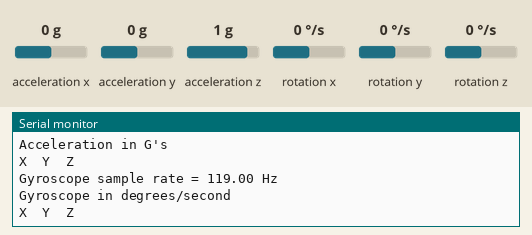
The program below on a simulated Arduino Nano 33 BLE. On the bench: the last lines printed to the serial monitor. Inputs (shaded band) come from the test bench; at power-on: acceleration z 1 g, acceleration x 0 g, acceleration y 0 g, rotation x 0 °/s, rotation y 0 °/s, rotation z 0 °/s.

Above: at 1.2 s.
1.3 s: acceleration z set to -1.4 g
At 2.3 s:
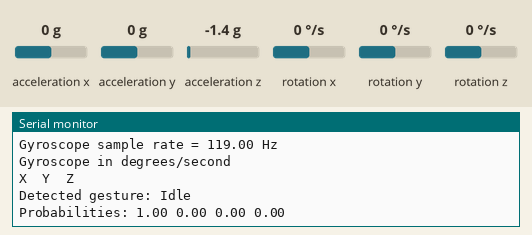
3.0 s: acceleration x set to -1.4 g
At 3.7 s:
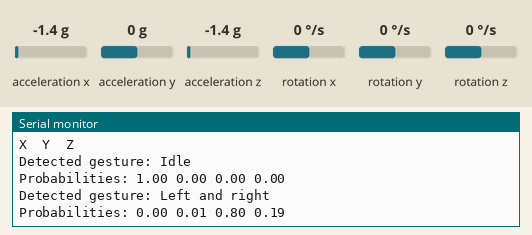
6.0 s: acceleration y set to -1.4 g
At 7.6 s:
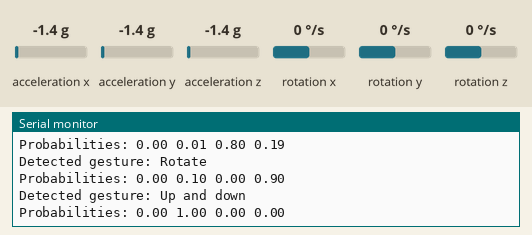
Timing chart, 0 to 9.1 s (numbered marks = the images above; inputs shaded):
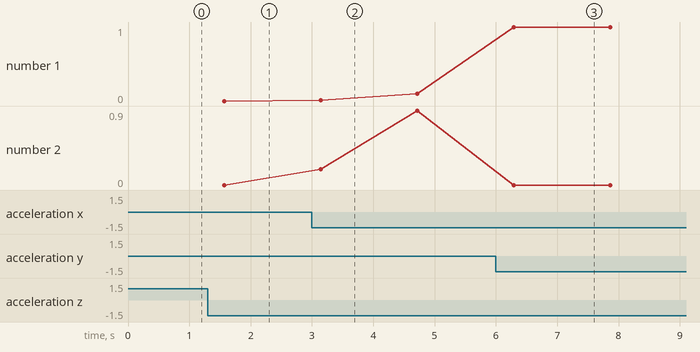

Measured:
- after the input at 3.0 s, the serial monitor: prints a new line after 0.15 s (image 2)
- after the input at 6.0 s, the serial monitor: prints a new line after 0.29 s (image 3)
- plotted number 1: 0 → 0.1 after the input at 3.0 s, 0.1 → 1 after the input at 6.0 s
- plotted number 2: 0 → 0.9 after the input at 3.0 s

The program:

main.cpp
```cpp
#include <Arduino.h>
#include <Arduino_LSM9DS1.h>
#include "neuton.h"

enum Target {
  TARGET_IDLE,
  TARGET_UP_AND_DOWN,
  TARGET_LEFT_AND_RIGHT,
  TARGET_ROTATE
};

#define NUM_SAMPLES       600
#define GESTURE_TARGET    TARGET_ROTATE

typedef struct {
  float acc_x;
  float acc_y;
  float acc_z;
  float gyro_x;
  float gyro_y;
  float gyro_z;
} vector_t;

vector_t data[NUM_SAMPLES];

int i = 0;
int gesture_count = 0;

// Function prototypes
void save_acc_data(float x, float y, float z);
void save_gyro_data(float x, float y, float z);

void setup() {
  // put your setup code here, to run once:

  // Initialize Serial
  Serial.begin(115200);
  while (!Serial)
    ;
  Serial.println("Started");

  // Initialize IMU
  if (!IMU.begin())
  {
    Serial.println("Failed to initialize IMU!");
    while (1)
      ;
  }

  Serial.print("Accelerometer sample rate = ");
  Serial.print(IMU.accelerationSampleRate());
  Serial.println(" Hz");
  Serial.println();
  Serial.println("Acceleration in G's");
  Serial.println("X\tY\tZ");

  Serial.print("Gyroscope sample rate = ");
  Serial.print(IMU.gyroscopeSampleRate());
  Serial.println(" Hz");
  Serial.println();
  Serial.println("Gyroscope in degrees/second");
  Serial.println("X\tY\tZ");
}

void loop() {
  // put your main code here, to run repeatedly:

  // IMU variables
  float x, y, z;

  // Read IMU
  if (IMU.accelerationAvailable() && IMU.gyroscopeAvailable()) {
    // Read accelerometer
    IMU.readAcceleration(x, y, z);

    // Save accelerometer data
    save_acc_data(x, y, z);

    // Read gyroscope
    IMU.readGyroscope(x, y, z);

    // Save gyroscope data
    save_gyro_data(x, y, z);

    i++;
    if(i == NUM_SAMPLES) {
      /* Set model input */
      if (neuton_model_set_inputs((input_t*)data) == 0)
      {
        uint16_t predictedClass;
        float *probabilities;
        /* Run inference */
        if (neuton_model_run_inference(&predictedClass, &probabilities) == 0)
        {
          // code for handling prediction result
          Serial.print("Detected gesture: ");
          if(predictedClass == 0) {
            Serial.println("Idle");
          } else if(predictedClass == 1) {
            Serial.println("Up and down");
          } else if(predictedClass == 2) {
            Serial.println("Left and right");
          } else {
            Serial.println("Rotate");
          }
          Serial.print("Probabilities: ");
          for (int j = 0; j < neuton_model_outputs_count(); j++)
          {
            Serial.print(probabilities[j]);
            Serial.print(" ");
          }
          Serial.println();
        }
      }
      i = 0;
    }
  }
}

void save_acc_data(float x, float y, float z) {
  data[i].acc_x = x;
  data[i].acc_y = y;
  data[i].acc_z = z;
}

void save_gyro_data(float x, float y, float z) {
  data[i].gyro_x = x;
  data[i].gyro_y = y;
  data[i].gyro_z = z;
}
```

neuton.h
```cpp
#ifndef NEUTON_H
#define NEUTON_H

#include <stdint.h>
#include "model.h"

#ifdef __cplusplus
extern "C"
{
#endif


#if (NEUTON_MODEL_HEADER_VERSION < 3)
typedef float input_t;
#endif

///
/// \brief Get element count of array that you should pass to neuton_model_set_inputs() function
/// \return Array elements count
///
uint16_t neuton_model_inputs_count();

///
/// \brief Set input values
/// \param inputs - input_t[] array of neuton_model_inputs_count() elements
/// \return Zero if model ready for prediction. Result < 0 indicates error, result > 0 - model not ready for prediction.
///
int8_t neuton_model_set_inputs(input_t* inputs);

///
/// \brief Reset input values
///
void neuton_model_reset_inputs();

///
/// \brief Get element count of array that neuton_model_run_inference() returns
/// \return Array elements count
///
uint16_t neuton_model_outputs_count();

///
/// \brief Make a prediction
/// \param index - pointer to predicted class variable (binary/multi classification). Can be NULL.
/// \param outputs - float[] array of neuton_model_outputs_count() elements, contains predicted target variable
///                  (for regression task) or probabilities of each class (binary/multi classification).
/// \return Zero on successful prediction. Result > 0 - model not ready for prediction.
///
int8_t neuton_model_run_inference(uint16_t* index, float** outputs);

///
/// \brief Task types
///
typedef enum
{
	TASK_MULTICLASS_CLASSIFICATION = 0,
	TASK_BINARY_CLASSIFICATION     = 1,
	TASK_REGRESSION                = 2
}
TaskType;

///
/// \brief Get task type
/// \return Task type value
///
TaskType neuton_model_task_type();

///
/// \brief Get model quantization level
/// \return Quantization level (possible values: 8, 16, 32)
///
uint8_t neuton_model_quantization_level();

///
/// \brief Get float support flag
/// \return Flag value (possible values: 0, 1)
///
uint8_t neuton_model_float_calculations();

///
/// \brief Get model neurons count
/// \return Neurons count
///
uint16_t neuton_model_neurons_count();

///
/// \brief Get model weights count
/// \return Weights count
///
uint32_t neuton_model_weights_count();

///
/// \brief Get element count of input normalization array
/// \return Array elements count
///
uint16_t neuton_model_inputs_limits_count();

///
/// \brief Get window size
/// \return Window size
///
uint16_t neuton_model_window_size();

///
/// \brief Get model RAM usage
/// \return RAM usage in bytes
///
uint32_t neuton_model_ram_usage();

///
/// \brief Get model size
/// \return Model size without meta information
///
uint32_t neuton_model_size();

///
/// \brief Get model & meta information size
/// \return Model size with meta information
///
uint32_t neuton_model_size_with_meta();

#ifdef __cplusplus
}
#endif

#endif // NEUTON_H
```

normalize.h
```cpp
#ifndef NEUTON_PREPROCESSING_BLOCKS_NORMALIZE_H
#define NEUTON_PREPROCESSING_BLOCKS_NORMALIZE_H

#include <stddef.h>

#ifdef __cplusplus
extern "C" {
#endif

///
/// \brief Normalize float array to range 0..1
/// \param src - array to be normalized
/// \param dst - destination array to store normalized values (may be same as @src)
/// \param count - elements count in array
/// \param min - minimum value
/// \param max - maximum value
///
void neuton_preprocessing_block_normalize(const float* src, float *dst, size_t count, float min, float max);

#ifdef __cplusplus
}  // extern "C"
#endif

#endif // NEUTON_PREPROCESSING_BLOCKS_NORMALIZE_H
```

normalize.c
```cpp
#include "normalize.h"

void neuton_preprocessing_block_normalize(const float *src, float *dst, size_t count, float min, float max)
{
	float diff = max - min;

	for (size_t i = 0; i < count; ++i)
	{
		float result = src[i] - min;

		if (diff)
			result /= diff;

		if (result > 1.0)
			result = 1.0;
		if (result < 0.0)
			result = 0.0;

		dst[i] = result;
	}
}
```

Source omitted: model.h (77407 bytes), neuton.c (16344 bytes)
